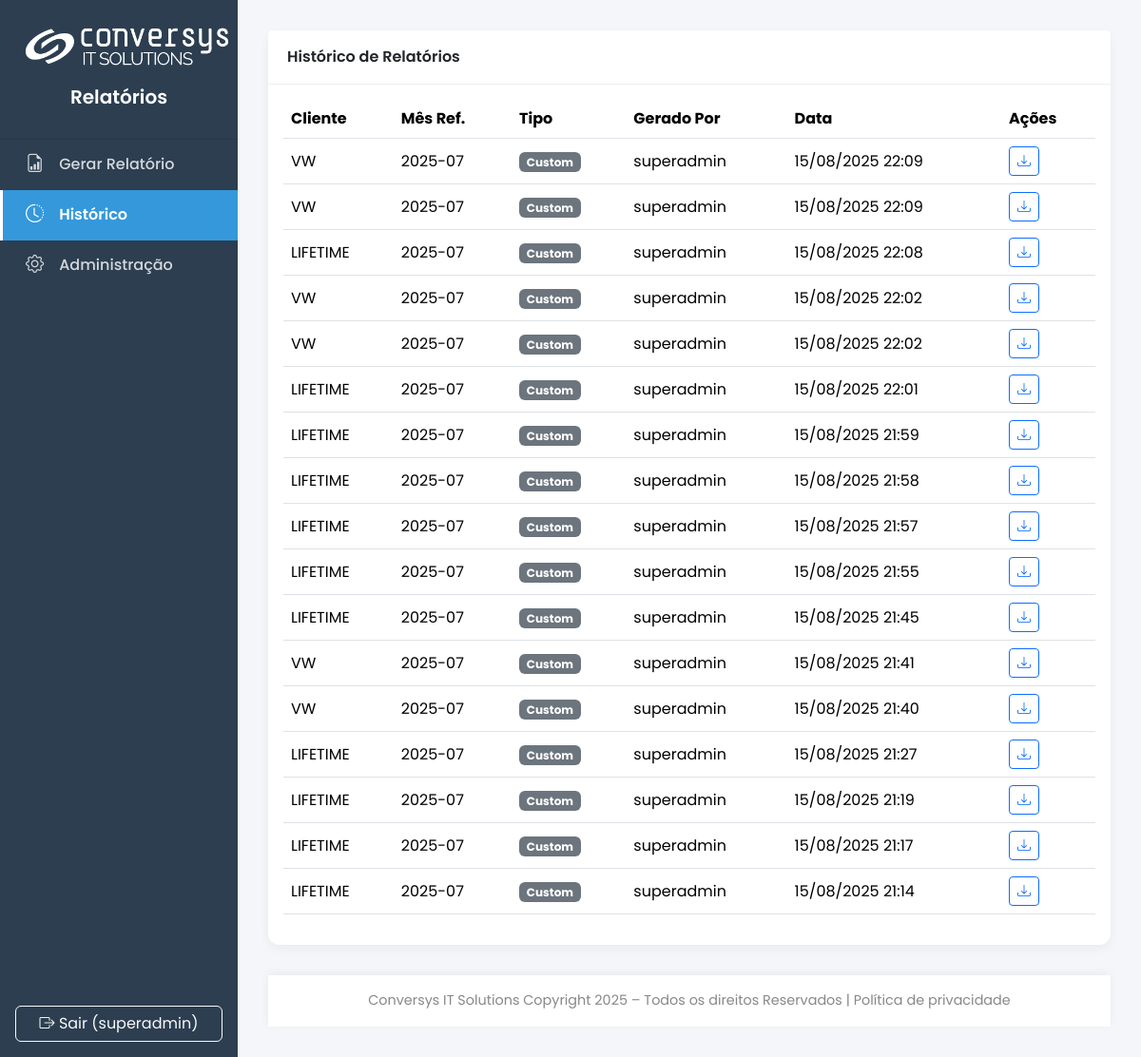
The app's page /history (signed in), older data.
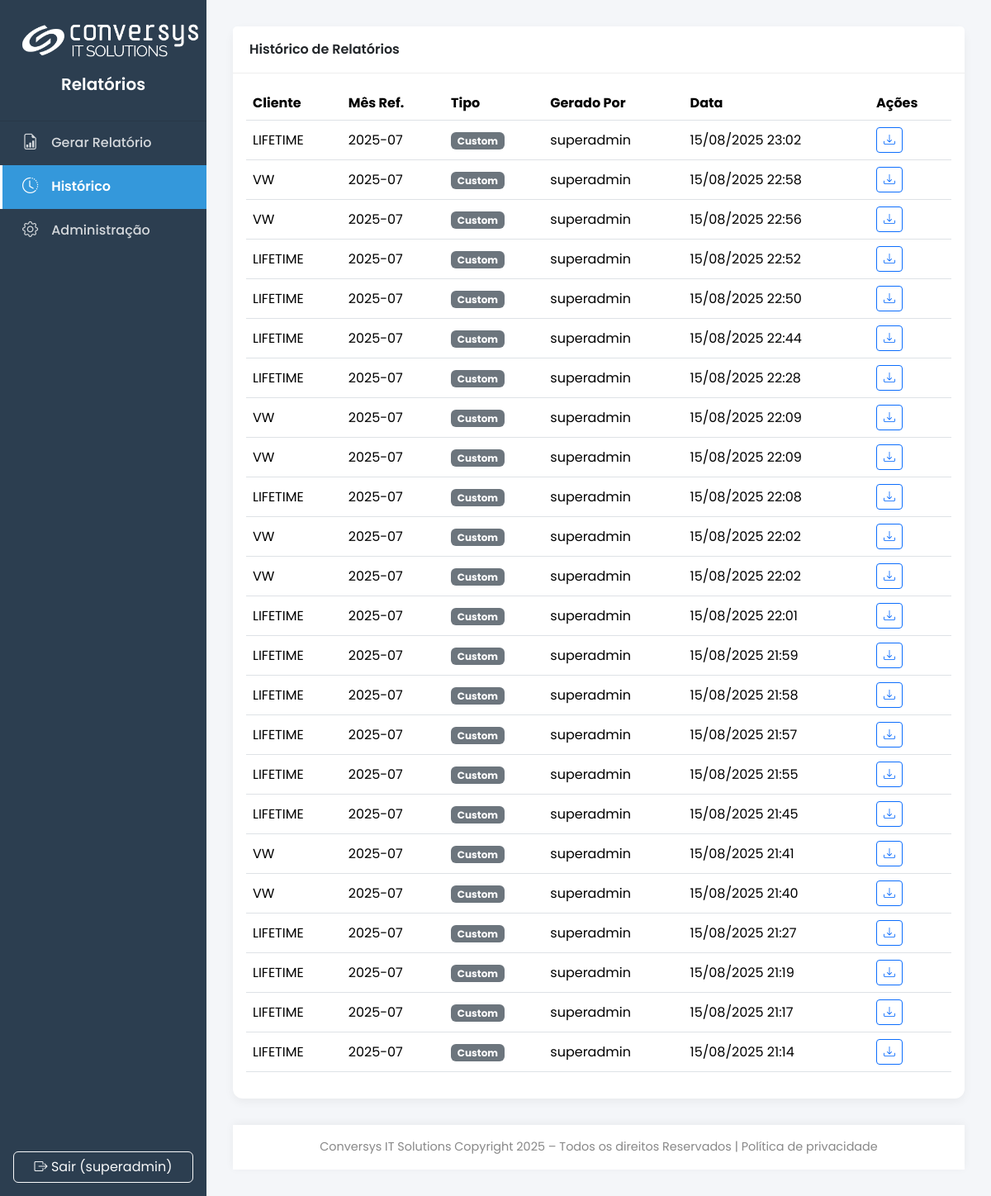
The same page, newer data.
### main.py (models this page shows, shortened)
class SystemConfig(db.Model):
    id = db.Column(db.Integer, primary_key=True)
    company_name = db.Column(db.String(100), default="Conversys IT Solutions")
    footer_text = db.Column(db.String(255), default=f"Conversys IT Solutions Copyright {dt.datetime.now().year} – Todos os direitos Reservados | Política de privacidade")
    primary_color = db.Column(db.String(7), default="#2c3e50")
    secondary_color = db.Column(db.String(7), default="#3498db")
    logo_dark_bg_path = db.Column(db.String(255), nullable=True)
    logo_light_bg_path = db.Column(db.String(255), nullable=True)
    logo_size = db.Column(db.Integer, default=50)
    login_media_path = db.Column(db.String(255), nullable=True)
    login_media_fill_mode = db.Column(db.String(10), default='cover')
    login_media_bg_color = db.Column(db.String(7), default='#2c3e50')
    report_cover_path = db.Column(db.String(255), nullable=True)
    report_final_page_path = db.Column(db.String(255), nullable=True)

class User(UserMixin, db.Model):
    id = db.Column(db.Integer, primary_key=True)
    username = db.Column(db.String(64), unique=True, nullable=False)
    password_hash = db.Column(db.String(256))
    role_id = db.Column(db.Integer, db.ForeignKey('role.id'), nullable=False)
    role = db.relationship('Role', backref='users')
    reports = db.relationship('Report', backref='author', lazy=True)
    clients = db.relationship('Client', secondary=user_client_association, lazy='subquery',
                              backref=db.backref('users', lazy=True))
    def has_role(self, role_name): return self.role.name == role_name

class Report(db.Model):
    id = db.Column(db.Integer, primary_key=True)
    filename = db.Column(db.String(255), unique=True, nullable=False)
    file_path = db.Column(db.String(255), nullable=False)
    created_at = db.Column(db.DateTime, default=dt.datetime.utcnow)
    reference_month = db.Column(db.String(7), nullable=False)
    user_id = db.Column(db.Integer, db.ForeignKey('user.id'), nullable=False)
    client_id = db.Column(db.Integer, db.ForeignKey('client.id'), nullable=False)
    report_type = db.Column(db.String(50), default='custom', nullable=False)

class Client(db.Model):
    id = db.Column(db.Integer, primary_key=True)
    name = db.Column(db.String(100), unique=True, nullable=False)
    sla_contract = db.Column(db.Float, nullable=False, default=99.9)
    logo_path = db.Column(db.String(255), nullable=True)
    reports = db.relationship('Report', backref='client', lazy=True, cascade="all, delete-orphan")
    zabbix_groups = db.relationship('ClientZabbixGroup', backref='client', lazy=True, cascade="all, delete-orphan")

### main.py (the view)
@app.route('/history')
@login_required
def history():
    if current_user.has_role('client'):
        client_ids = [c.id for c in current_user.clients]
        query = Report.query.filter(Report.client_id.in_(client_ids))
    else:
        query = Report.query
    reports = query.order_by(Report.created_at.desc()).all()
    return render_template('history.html', title="Histórico", reports=reports)

### main.py (called while the page is built)
@login_manager.user_loader
def load_user(user_id):
    return db.session.get(User, int(user_id))

@app.before_request
def before_request_func():
    g.sys_config = SystemConfig.query.first()

def get_text_color_for_bg(hex_color):
    try:
        hex_color = hex_color.lstrip('#')
        r, g, b = tuple(int(hex_color[i:i+2], 16) for i in (0, 2, 4))
        luminance = (0.299 * r + 0.587 * g + 0.114 * b) / 255
        return '#212529' if luminance > 0.6 else '#ffffff'
    except (ValueError, TypeError):
        return '#ffffff'

### templates/history.html (shortened to what this page needs)
{% extends 'base.html' %}
{% block content %}
<div class="card">
    <div class="card-header">Histórico de Relatórios</div>
    <div class="card-body">
        <div class="table-responsive">
            <table class="table table-hover align-middle">
            <thead><tr><th>Cliente</th><th>Mês Ref.</th><th>Tipo</th><th>Gerado Por</th><th>Data</th><th>Ações</th></tr></thead>
            <tbody>
            {% for report in reports %}
            <tr>
                <td>{{ report.client.name }}</td>
                <td>{{ report.reference_month }}</td>
                <td><span class="badge bg-secondary">{{ report.report_type.replace('_', ' ')|title }}</span></td>
                <td>{{ report.author.username }}</td>
                <td>{{ report.created_at.strftime('%d/%m/%Y %H:%M') }}</td>
                <td><a href="{{ url_for('download_report', report_id=report.id) }}" class="btn btn-sm btn-outline-primary" title="Baixar Novamente"><i class="bi bi-download"></i></a></td>
            </tr>
            {% else %}
            <tr><td colspan="6" class="text-center text-muted p-4">Nenhum relatório no histórico.</td></tr>
            {% endfor %}</tbody></table>
        </div>
    </div>
</div>
{% endblock %}

### templates/base.html (shortened to what this page needs)
<!DOCTYPE html>
<html lang="pt-BR"><head><link href="https://cdn.jsdelivr.net/npm/bootstrap@5.3.3/dist/css/bootstrap.min.css" rel="stylesheet"><link href="https://cdn.jsdelivr.net/npm/bootstrap-icons@1.11.3/font/bootstrap-icons.min.css" rel="stylesheet">
<style>
{% set sidebar_text_color = g.sys_config.primary_color | text_color_for_bg %}
:root { --primary-color: {{ g.sys_config.primary_color | default('#2c3e50') }}; --secondary-color: {{ g.sys_config.secondary_color | default('#3498db') }}; --bg-light: #f4f6f9; --sidebar-width: 250px; }
html, body { height: 100%; }
body { font-family: 'Poppins', sans-serif; background-color: var(--bg-light); display: flex; flex-direction: column; }
.wrapper { display: flex; flex-grow: 1; }
.sidebar { width: var(--sidebar-width); min-height: 100vh; background: var(--primary-color); transition: margin-left 0.3s; display: flex; flex-direction: column; flex-shrink: 0; }
#content { flex-grow: 1; padding: 2rem; display: flex; flex-direction: column; }
.main-content { flex-grow: 1; }
.sidebar-header { padding: 1.5rem; text-align: center; border-bottom: 1px solid rgba(0,0,0,0.1); }
.sidebar-header .logo { display: block; margin: 0 auto; }
.sidebar-header h5 { color: {{ sidebar_text_color }}; font-weight: 600; margin-top: 1rem; }
.sidebar .nav-link { color: {{ sidebar_text_color }}; opacity: 0.8; padding: 0.75rem 1.5rem; display: flex; align-items: center; font-weight: 500; border-left: 3px solid transparent; transition: all 0.2s ease; }
.sidebar .nav-link i { margin-right: 1rem; font-size: 1.2rem; }
.sidebar .nav-link:hover { color: {{ sidebar_text_color }}; opacity: 1; background-color: rgba(0,0,0,0.1); }
.sidebar .nav-link.active { color: #fff; opacity: 1; background-color: var(--secondary-color); border-left-color: #fff; font-weight: 600; }
.top-navbar { background-color: #fff; border-radius: 0.5rem; box-shadow: 0 2px 10px rgba(0,0,0,0.05); margin-bottom: 2rem; }
.top-navbar .nav-link { color: #555; font-weight: 500; }
.top-navbar .nav-link.active { color: var(--secondary-color); font-weight: 600; border-bottom: 2px solid var(--secondary-color); }
.card { border: none; border-radius: 0.75rem; box-shadow: 0 4px 12px rgba(0,0,0,0.05); }
.card-header { background-color: #fff; border-bottom: 1px solid #eee; font-weight: 600; padding: 1rem 1.25rem; }
.footer { text-align: center; padding: 1rem; color: #888; font-size: 0.9em; background-color: #fff; box-shadow: 0 -2px 10px rgba(0,0,0,0.05); margin-top: 2rem; }
.stat-card { color: white; border-radius: 0.75rem; padding: 1.5rem; }
.stat-card h3 { font-size: 2.5rem; font-weight: 700; }
.stat-card p { margin: 0; opacity: 0.9; }
</style></head>
<body><div class="wrapper">
<nav class="sidebar">
<div><div class="sidebar-header">
{% if g.sys_config.logo_dark_bg_path %}
    <img src="{{ url_for('uploaded_file', filename=g.sys_config.logo_dark_bg_path) }}" alt="Logo" class="logo" style="max-height: {{ g.sys_config.logo_size }}px;">
{% endif %}
<h5>{{ g.sys_config.company_name }}</h5></div>
<ul class="nav flex-column">
<li class="nav-item"><a class="nav-link {% if request.endpoint == 'gerar_form' %}active{% endif %}" href="{{ url_for('gerar_form') }}"><i class="bi bi-file-earmark-bar-graph"></i> Gerar Relatório</a></li>
<li class="nav-item"><a class="nav-link {% if request.endpoint == 'history' %}active{% endif %}" href="{{ url_for('history') }}"><i class="bi bi-clock-history"></i> Histórico</a></li>
{% if not current_user.has_role('client') %}
<li class="nav-item"><a class="nav-link {% if 'admin' in request.endpoint %}active{% endif %}" href="{{ url_for('admin_dashboard') }}"><i class="bi bi-gear"></i> Administração</a></li>
{% endif %}
</ul></div>
<div class="mt-auto p-3"><a href="{{ url_for('logout') }}" class="btn btn-outline-light w-100"><i class="bi bi-box-arrow-right"></i> Sair ({{ current_user.username }})</a></div>
</nav>
<main id="content">
<div class="main-content">
{% block content %}{% endblock %}
</div>
<footer class="footer">{{ g.sys_config.footer_text|safe }}</footer>
</main></div>
</body></html>

Row changes from the older to the newer data that the page shows:
added Report: client.name "LIFETIME", reference_month "2025-07", report_type.replace "Custom", author.username "superadmin", created_at "15/08/2025 23:02"
added Report: client.name "VW", reference_month "2025-07", report_type.replace "Custom", author.username "superadmin", created_at "15/08/2025 22:58"
added Report: client.name "VW", reference_month "2025-07", report_type.replace "Custom", author.username "superadmin", created_at "15/08/2025 22:56"
added Report: client.name "LIFETIME", reference_month "2025-07", report_type.replace "Custom", author.username "superadmin", created_at "15/08/2025 22:52"
added Report: client.name "LIFETIME", reference_month "2025-07", report_type.replace "Custom", author.username "superadmin", created_at "15/08/2025 22:50"
added Report: client.name "LIFETIME", reference_month "2025-07", report_type.replace "Custom", author.username "superadmin", created_at "15/08/2025 22:44"
added Report: client.name "LIFETIME", reference_month "2025-07", report_type.replace "Custom", author.username "superadmin", created_at "15/08/2025 22:28"
